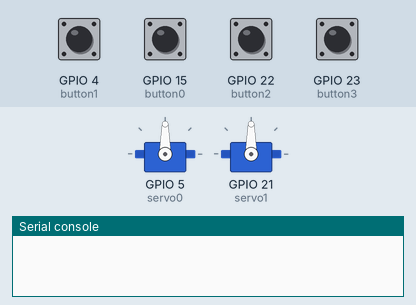
This program was run on a simulated ESP32 board running MicroPython. Parts: 2 × servo, the last lines printed to the serial console. Inputs (shaded band) come from the test bench; at power-on: GPIO 4 (button1), GPIO 15 (button0), GPIO 22 (button2), GPIO 23 (button3) HIGH. Servo angles are drawn from the pulse width (0.5 ms = 0°, 2.5 ms = 180°).

Above: at 1.2 s.
1.3 s: GPIO 4 (button1) pulled LOW for 1 s
At 3.4 s:
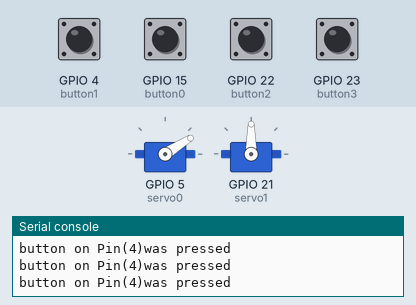
3.8 s: GPIO 22 (button2) pulled LOW for 1 s
At 5.1 s:
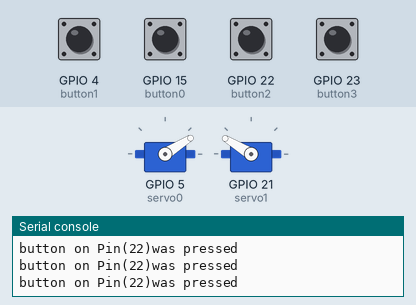
6.3 s: GPIO 15 (button0) pulled LOW for 0.15 s
At 7.6 s:
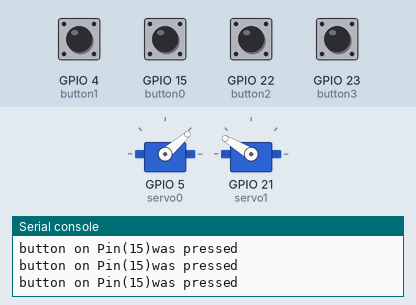
7.9 s: GPIO 23 (button3) pulled LOW for 1 s
At 8.37 s:
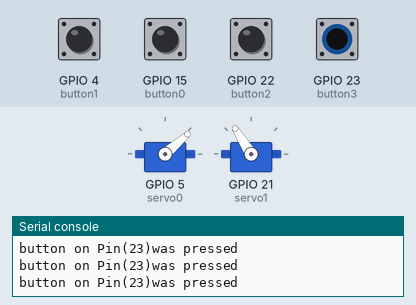
10.4 s: GPIO 23 (button3) pulled LOW for 1 s
At 12.0 s:
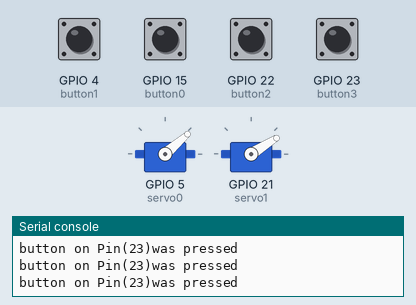
12.9 s: GPIO 4 (button1) pulled LOW for 0.15 s
At 14.4 s:
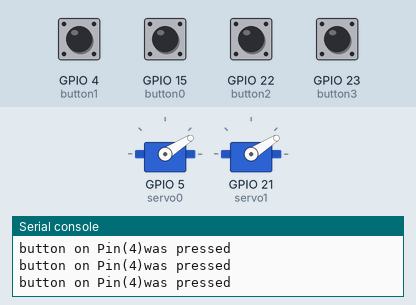
Timing chart, 0 to 15.5 s (numbered marks = the images above; inputs shaded):
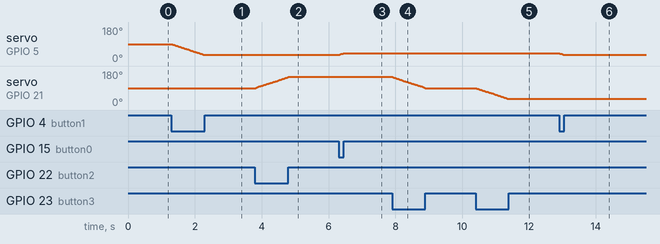

Measured:
- after the input at 1.3 s, servo on GPIO 5 (servo0): moves from 90° to 32° over 0.98 s, starting at once
- after the input at 3.8 s, servo on GPIO 21 (servo1): moves from 90° to 149° over 0.98 s, starting at once
- after the input at 6.3 s, servo on GPIO 5 (servo0): 32° → 41° at once
- after the input at 7.9 s, servo on GPIO 21 (servo1): moves from 149° to 90° over 0.98 s, starting at once
- after the input at 10.4 s, servo on GPIO 21 (servo1): moves from 90° to 32° over 0.98 s, starting at once
- after the input at 12.9 s, servo on GPIO 5 (servo0): 41° → 32° at once

The program:

main.py
```python
'''
SERVO CONTROL SAMPLE THROUGH THE USE OF 4 BUTTONS (2 for each servo, on  pins 15, 4, 22 and 23)
The servos are controlled through PWM enambled pins 5 and 21
'''

import machine
import time

#button declarations:
button0 = machine.Pin(15, machine.Pin.IN, machine.Pin.PULL_UP)
button1 = machine.Pin(4, machine.Pin.IN, machine.Pin.PULL_UP)
button2 = machine.Pin(22, machine.Pin.IN, machine.Pin.PULL_UP)
button3 = machine.Pin(23, machine.Pin.IN, machine.Pin.PULL_UP)

button_list = [button0, button1, button2, button3]

#servo declarations:
servo0 = machine.PWM(machine.Pin(5), freq=50)
servo1 = machine.PWM(machine.Pin(21), freq=50)

servo_list = [servo0, servo1]

#Increments or decreases the value of both servo duties depending on which button was pressed
def servo_control(button_up0, button_down0, button_up1, button_down1, duty0, duty1):
    if is_pressed(button_up0) and duty0 < 115:
        duty0 += 1
    if is_pressed(button_down0) and duty0 > 40:
        duty0 -= 1
    if is_pressed(button_up1) and duty1 < 115:
        duty1 += 1
    if is_pressed(button_down1) and duty1 > 40:
        duty1 -= 1
    return duty0, duty1

#checks if button is pressed, returns True if button is pressed, else return False
def is_pressed(button):
    if button.value() == 0:
        return True
    else:
        return False

#Outputs the status of buttons
def check_buttons(button_list):
    for button in button_list:
        if is_pressed(button):
            print('button on ' + str(button) + 'was pressed')

#Main program loop
def loop():
    #initial value for the servos' positions
    duty0 = 77
    duty1 = 77

    while True: #This is the actual loop
        check_buttons(button_list) #This can be commented
        duty0, duty1 = servo_control(button0, button1, button2, button3, duty0, duty1)
        servo0.duty(duty0)
        servo1.duty(duty1)
        time.sleep(0.03) #This can me modified to increase/decrease the speed at which the servos rotate

#call to loop
loop()
```
